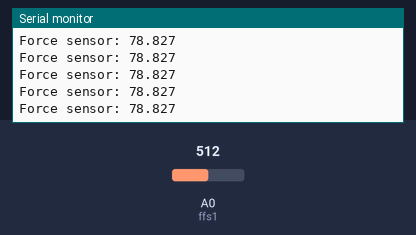
Recording of a sketch running on a simulated Arduino Uno, built with avr-gcc and run on an emulated ATmega328P. On the bench: the last lines printed to the serial monitor. The inputs (shaded band) are chosen by the test bench; at power-on: A0 (ffs1) = 512.

Above: at 1.2 s.
1.3 s: A0 (ffs1) set to 716
At 1.32 s:
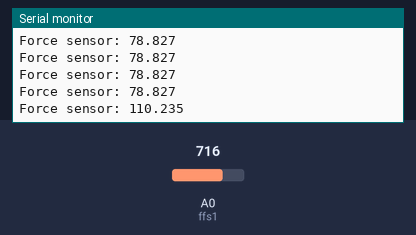
2.8 s: A0 (ffs1) set to 900
At 2.83 s:
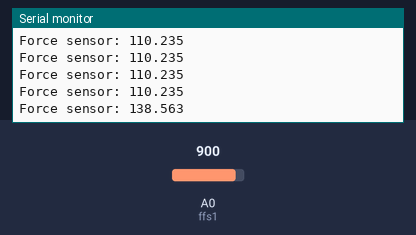
Timing chart, 0 to 5.8 s (numbered marks = the images above; inputs shaded):
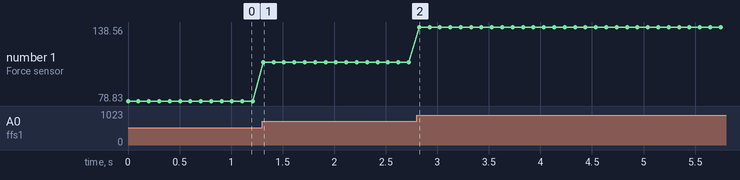

Measured:
- after the input at 1.3 s, the serial monitor: prints a new line at once (image 1)
- after the input at 2.8 s, the serial monitor: prints a new line at once (image 2)
- plotted number 1: 78.83 → 110.23 after the input at 1.3 s, 110.23 → 138.56 after the input at 2.8 s

The sketch:

Force_Senser.ino
```cpp
float cf = 31.5;

int ffs1 = A0;

int ffsdata = 0;
float vout;
void setup()
{
  Serial.begin(9600);
  pinMode(ffs1, INPUT);
}

void loop()
{
  ffsdata = analogRead(ffs1);
  vout = (ffsdata * 5.0)/1023.0;
  vout = vout * cf ;
  Serial.print("Force sensor: ");
  Serial.print(vout,3);
  Serial.println("");
  delay(100);
}
```
